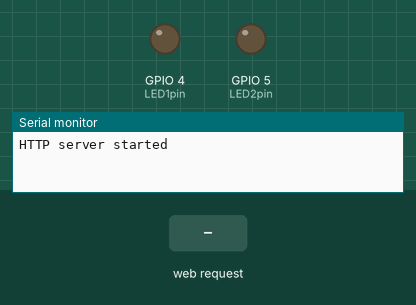
A sketch run on a simulated ESP32. On the bench: output pins drawn as LEDs (lit = HIGH), the last lines printed to the serial monitor. The test bench sets the inputs (shaded band).

Above: at 1.3 s.
1.4 s: HTTP request GET /led1on received
At 2.0 s:
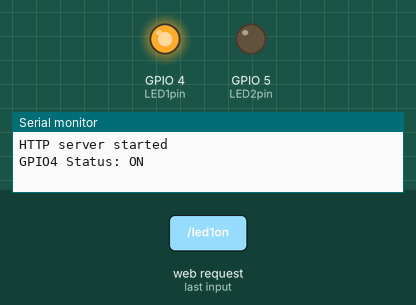
2.9 s: HTTP request GET /led2on received
At 4.1 s:
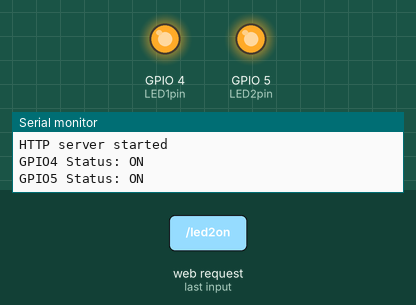
4.4 s: HTTP request GET /led1off received
At 5.5 s:
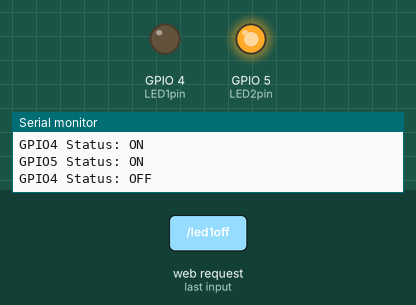
5.9 s: HTTP request GET /led2off received
At 6.6 s:
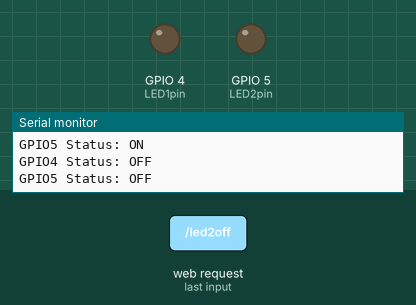
Timing chart, 0 to 8.4 s (numbered marks = the images above; inputs shaded):
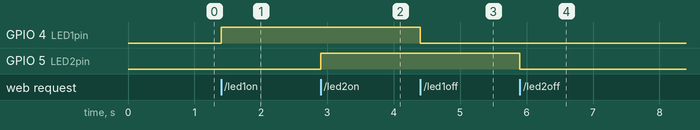

Measured:
- after the input at 1.4 s, GPIO 4 (LED1pin): LOW → HIGH at once
- after the input at 2.9 s, GPIO 5 (LED2pin): LOW → HIGH at once
- after the input at 4.4 s, GPIO 4 (LED1pin): HIGH → LOW at once
- after the input at 5.9 s, GPIO 5 (LED2pin): HIGH → LOW at once

The sketch:

esp32_test.ino
```cpp
#include <WiFi.h>
#include <WebServer.h>
/* Óñòàíîâèòå çäåñü ñâîè SSID è ïàðîëü */
const char* ssid = "ESP32";
const char* password = "01234567";
/* Íàñòðîéêè IP àäðåñà */
IPAddress local_ip(192,168,2,1);
IPAddress gateway(192,168,2,1);
IPAddress subnet(255,255,255,0);
WebServer server(80);
uint8_t LED1pin = 4;
bool LED1status = LOW;
uint8_t LED2pin = 5;
bool LED2status = LOW;
void setup() {
  Serial.begin(115200);
  pinMode(LED1pin, OUTPUT);
  pinMode(LED2pin, OUTPUT);
  WiFi.softAP(ssid, password);
  WiFi.softAPConfig(local_ip, gateway, subnet);
  delay(100);
  server.on("/", handle_OnConnect);
  server.on("/led1on", handle_led1on);
  server.on("/led1off", handle_led1off);
  server.on("/led2on", handle_led2on);
  server.on("/led2off", handle_led2off);
  server.onNotFound(handle_NotFound);
  server.begin();
  Serial.println("HTTP server started");
}
void loop() {
  server.handleClient();
  if(LED1status)
  {digitalWrite(LED1pin, HIGH);}
  else
  {digitalWrite(LED1pin, LOW);}
  if(LED2status)
  {digitalWrite(LED2pin, HIGH);}
  else
  {digitalWrite(LED2pin, LOW);}
}
void handle_OnConnect() {
  LED1status = LOW;
  LED2status = LOW;
  Serial.println("GPIO4 Status: OFF | GPIO5 Status: OFF");
  server.send(200, "text/html", SendHTML(LED1status,LED2status));
}
void handle_led1on() {
  LED1status = HIGH;
  Serial.println("GPIO4 Status: ON");
  server.send(200, "text/html", SendHTML(true,LED2status));
}
void handle_led1off() {
  LED1status = LOW;
  Serial.println("GPIO4 Status: OFF");
  server.send(200, "text/html", SendHTML(false,LED2status));
}
void handle_led2on() {
  LED2status = HIGH;
  Serial.println("GPIO5 Status: ON");
  server.send(200, "text/html", SendHTML(LED1status,true));
}
void handle_led2off() {
  LED2status = LOW;
  Serial.println("GPIO5 Status: OFF");
  server.send(200, "text/html", SendHTML(LED1status,false));
}
void handle_NotFound(){
  server.send(404, "text/plain", "Not found");
}
String SendHTML(uint8_t led1stat,uint8_t led2stat){
  String ptr = "<!DOCTYPE html> <html>\n";
  ptr +="<meta http-equiv=\"Content-type\" content=\"text/html; charset=utf-8\"><head><meta name=\"viewport\" content=\"width=device-width, initial-scale=1.0, user-scalable=no\">\n";
  ptr +="<title>Óïðàâëåíèå ñâåòîäèîäîì</title>\n";
  ptr +="<style>html { font-family: Helvetica; display: inline-block; margin: 0px auto; text-align: center;}\n";
  ptr +="body{margin-top: 50px;} h1 {color: #444444;margin: 50px auto 30px;} h3 {color: #444444;margin-bottom: 50px;}\n";
  ptr +=".button {display: block;width: 80px;background-color: #3498db;border: none;color: white;padding: 13px 30px;text-decoration: none;font-size: 25px;margin: 0px auto 35px;cursor: pointer;border-radius: 4px;}\n";
  ptr +=".button-on {background-color: #3498db;}\n";
  ptr +=".button-on:active {background-color: #2980b9;}\n";
  ptr +=".button-off {background-color: #34495e;}\n";
  ptr +=".button-off:active {background-color: #2c3e50;}\n";
  ptr +="p {font-size: 14px;color: #888;margin-bottom: 10px;}\n";
  ptr +="</style>\n";
  ptr +="</head>\n";
  ptr +="<body>\n";
  ptr +="<h1>ESP32 Âåá ñåðâåð</h1>\n";
    ptr +="<h3>Ðåæèì òî÷êà äîñòóïà WiFi (AP)</h3>\n";
   if(led1stat)
  {ptr +="<p>Ñîñòîÿíèå LED1: ÂÊË.</p><a class=\"button button-off\" href=\"/led1off\">ÂÛÊË.</a>\n";}
  else
  {ptr +="<p>Ñîñòîÿíèå LED1: ÂÛÊË.</p><a class=\"button button-on\" href=\"/led1on\">ÂÊË.</a>\n";}
  if(led2stat)
  {ptr +="<p>Ñîñòîÿíèå LED2: ÂÊË.</p><a class=\"button button-off\" href=\"/led2off\">ÂÛÊË.</a>\n";}
  else
  {ptr +="<p>Ñîñòîÿíèå LED2: ÂÛÊË.</p><a class=\"button button-on\" href=\"/led2on\">ÂÊË.</a>\n";}
  ptr +="</body>\n";
  ptr +="</html>\n";
  return ptr;
}
```
